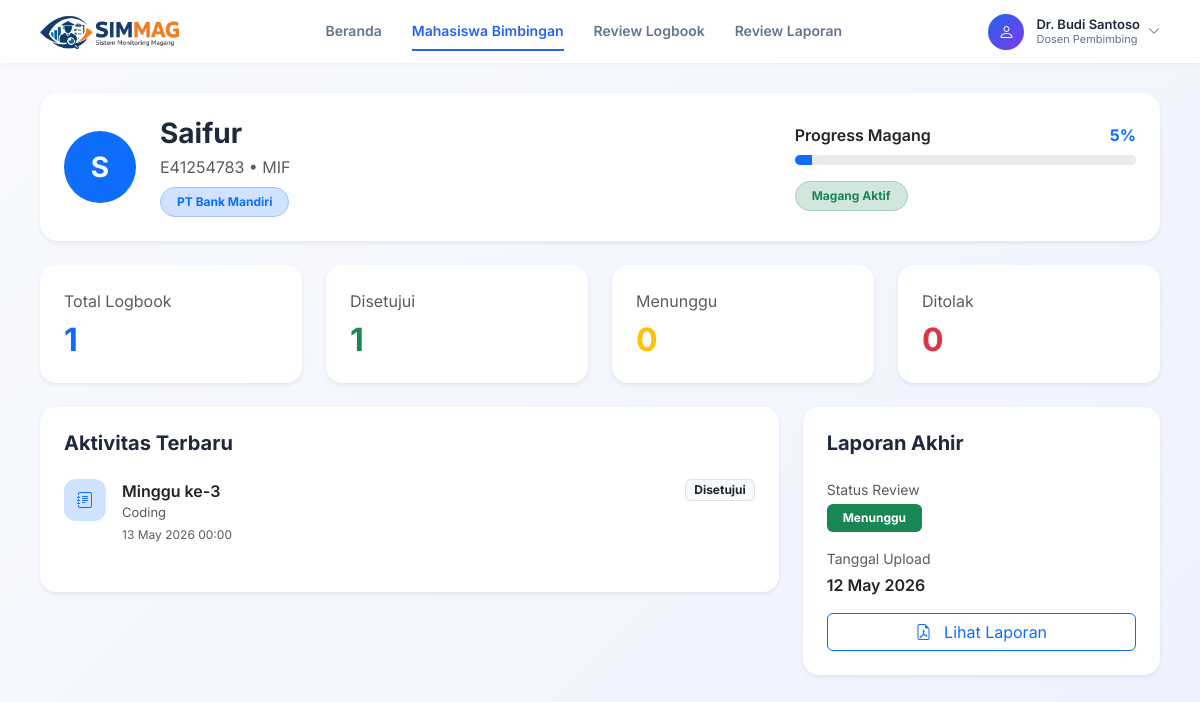
The app's page /dosen/detail_mahasiswa.php?id=7 (signed in) with its own data.
### tables this page shows
CREATE TABLE `dosen` (
  `id_dosen` int(11) NOT NULL,
  `NIP` varchar(20) NOT NULL,
  `NIDN` varchar(20) NOT NULL,
  `nama` varchar(100) NOT NULL,
  `email` varchar(100) NOT NULL,
  `password` varchar(255) NOT NULL,
  `status` varchar(20) DEFAULT 'Aktif',
  `no_hp` varchar(20) DEFAULT NULL
);

CREATE TABLE `pendaftaran_magang` (
  `id_pendaftaran` int(11) NOT NULL,
  `id_mahasiswa` int(11) NOT NULL,
  `id_koordinator` int(11) DEFAULT NULL,
  `id_dosen` int(11) DEFAULT NULL,
  `status_pendaftaran` varchar(20) NOT NULL DEFAULT 'pending',
  `tempat_magang` varchar(200) NOT NULL,
  `id_pengajuan` int(11) DEFAULT NULL,
  `tanggal_mulai` date DEFAULT NULL,
  `tanggal_selesai` date DEFAULT NULL
);

CREATE TABLE `mahasiswa` (
  `id_mahasiswa` int(11) NOT NULL,
  `NIM` varchar(20) NOT NULL,
  `nama` varchar(100) NOT NULL,
  `email` varchar(100) NOT NULL,
  `prodi` varchar(100) NOT NULL,
  `password` varchar(255) NOT NULL,
  `no_hp` varchar(20) DEFAULT NULL
);

CREATE TABLE `laporan_harian` (
  `id_laporan_harian` int(11) NOT NULL,
  `id_mahasiswa` int(11) NOT NULL,
  `kegiatan` text NOT NULL,
  `file_pendukung` varchar(255) DEFAULT NULL,
  `tanggal_submit` datetime NOT NULL DEFAULT current_timestamp(),
  `status` varchar(50) DEFAULT 'menunggu',
  `catatan_dosen` text DEFAULT NULL,
  `id_pendaftaran` int(11) DEFAULT NULL,
  `minggu_ke` int(11) DEFAULT NULL,
  `jam_masuk` time DEFAULT NULL,
  `jam_keluar` time DEFAULT NULL
);

CREATE TABLE `laporan_akhir` (
  `id_laporan_akhir` int(11) NOT NULL,
  `id_mahasiswa` int(11) NOT NULL,
  `file_laporan` varchar(255) NOT NULL,
  `tanggal_upload` date NOT NULL,
  `status_review` varchar(20) NOT NULL DEFAULT 'pending',
  `judul_laporan` varchar(255) DEFAULT NULL,
  `catatan_dosen` text DEFAULT NULL
);

### dosen/detail_mahasiswa.php (the view, shortened to what this page needs)
<?php
$user = $_SESSION['user'];
$id_mahasiswa = $_GET['id'] ?? 0;
$db = new Database();
$conn = $db->getConnection();
$stmtDosen = $conn->prepare("SELECT * FROM dosen WHERE id_dosen = ?");
$stmtDosen->execute([$user['id']]);
$dosen = $stmtDosen->fetch(PDO::FETCH_ASSOC);
$nama_dosen = $dosen['nama'];
$stmtMahasiswa = $conn->prepare("
    SELECT
        m.*,
        pm.tempat_magang,
        pm.tanggal_mulai,
        pm.tanggal_selesai,
        pm.status_pendaftaran
    FROM mahasiswa m
    LEFT JOIN pendaftaran_magang pm ON m.id_mahasiswa = pm.id_mahasiswa
    WHERE pm.id_dosen = ? AND m.id_mahasiswa = ?
    LIMIT 1
");
$stmtMahasiswa->execute([$user['id'], $id_mahasiswa]);
$mahasiswa = $stmtMahasiswa->fetch(PDO::FETCH_ASSOC);
$stmtStats = $conn->prepare("
    SELECT
        COUNT(*) AS total_logbook,
        SUM(CASE WHEN status = 'Disetujui' THEN 1 ELSE 0 END) AS total_disetujui,
        SUM(CASE WHEN status = 'Menunggu' THEN 1 ELSE 0 END) AS total_menunggu,
        SUM(CASE WHEN status = 'Ditolak' THEN 1 ELSE 0 END) AS total_ditolak,
        MAX(minggu_ke) AS minggu_terakhir
    FROM laporan_harian
    WHERE id_mahasiswa = ?
");
$stmtStats->execute([$id_mahasiswa]);
$stats = $stmtStats->fetch(PDO::FETCH_ASSOC);
$progress = 0;
if (!empty($mahasiswa['tanggal_mulai']) && !empty($mahasiswa['tanggal_selesai'])) {
    $start = strtotime($mahasiswa['tanggal_mulai']);
    $end = strtotime($mahasiswa['tanggal_selesai']);
    $today = time();
    $totalDuration = $end - $start;
    $currentDuration = $today - $start;
    $progress = ($totalDuration > 0)
        ? max(0, min(100, round(($currentDuration / $totalDuration) * 100)))
        : 0;
}
$stmtTimeline = $conn->prepare("
    SELECT *
    FROM laporan_harian
    WHERE id_mahasiswa = ?
    ORDER BY tanggal_submit DESC
    LIMIT 5
");
$stmtTimeline->execute([$id_mahasiswa]);
$timeline = $stmtTimeline->fetchAll(PDO::FETCH_ASSOC);
$stmtLaporan = $conn->prepare("
    SELECT *
    FROM laporan_akhir
    WHERE id_mahasiswa = ?
    LIMIT 1
");
$stmtLaporan->execute([$id_mahasiswa]);
$laporan = $stmtLaporan->fetch(PDO::FETCH_ASSOC);
?>
<!DOCTYPE html>
<html lang="id">
<head>
    <link href="https://cdn.jsdelivr.net/npm/bootstrap@5.3.0/dist/css/bootstrap.min.css" rel="stylesheet">
    <link href="https://cdn.jsdelivr.net/npm/bootstrap-icons/font/bootstrap-icons.css" rel="stylesheet">
    <link rel="stylesheet" href="assets/css/dosen.css">
</head>
<body>
    <div class="top-navbar">
        <div class="navbar-brand">
            <img src="../mahasiswa/assets/logo.png" alt="SIMMAG" style="height:35px;">
        </div>
        <div class="nav-center">
            <a href="dashboard.php">Beranda</a>
            <a href="mahasiswa_bimbingan.php" class="active">Mahasiswa Bimbingan</a>
            <a href="review_logbook.php">Review Logbook</a>
            <a href="review_laporan.php">Review Laporan</a>
        </div>
        <div class="nav-right">
            <div class="profile-section">
                <div class="profile-wrapper">
                    <div class="profile-info" id="profileToggle" style="cursor:pointer;">
                        <div class="profile-avatar"><i class="bi bi-person"></i></div>
                        <div class="profile-text">
                            <div class="name"><?= $nama_dosen ?></div>
                            <div class="role">Dosen Pembimbing</div>
                        </div>
                        <i class="bi bi-chevron-down ms-2 text-muted" style="font-size: 12px;"></i>
                    </div>
                </div>
            </div>
        </div>
    </div>
    <div class="main-container">
        <div class="card border-0 shadow-sm mb-4" style="border-radius: 18px;">
            <div class="card-body p-4">
                <div class="row align-items-center">
                    <div class="col-lg-8">
                        <div class="d-flex align-items-center">
                            <div class="bg-primary text-white rounded-circle d-flex align-items-center justify-content-center me-4" style="width: 72px; height: 72px; font-size: 28px; font-weight: 700;">
                                <?= strtoupper(substr($mahasiswa['nama'], 0, 1)) ?>
                            </div>
                            <div>
                                <h3 class="fw-bold mb-1" style="color: #1e293b;">
                                    <?= $mahasiswa['nama'] ?>
                                </h3>
                                <div class="text-muted mb-2">
                                    <?= $mahasiswa['NIM'] ?> • <?= $mahasiswa['prodi'] ?>
                                </div>
                                <div class="badge bg-primary-subtle text-primary border border-primary-subtle px-3 py-2 rounded-pill">
                                    <?= $mahasiswa['tempat_magang'] ?? '-' ?>
                                </div>
                            </div>
                        </div>
                    </div>
                    <div class="col-lg-4 mt-4 mt-lg-0">
                        <div class="mb-2 d-flex justify-content-between">
                            <span class="fw-semibold">Progress Magang</span>
                            <span class="text-primary fw-bold"><?= $progress ?>%</span>
                        </div>
                        <div class="progress" style="height: 10px; border-radius: 20px;">
                            <div class="progress-bar" style="width: <?= $progress ?>%;"></div>
                        </div>
                        <div class="mt-3">
                            <span class="badge bg-success-subtle text-success border border-success-subtle px-3 py-2 rounded-pill">
                                <?= $progress >= 100 ? 'Selesai Magang' : 'Magang Aktif' ?>
                            </span>
                        </div>
                    </div>
                </div>
            </div>
        </div>
        <div class="row g-4 mb-4">
            <div class="col-md-3">
                <div class="card border-0 shadow-sm" style="border-radius: 16px;">
                    <div class="card-body p-4">
                        <div class="text-muted mb-2">Total Logbook</div>
                        <h2 class="fw-bold text-primary mb-0"><?= $stats['total_logbook'] ?? 0 ?></h2>
                    </div>
                </div>
            </div>
            <div class="col-md-3">
                <div class="card border-0 shadow-sm" style="border-radius: 16px;">
                    <div class="card-body p-4">
                        <div class="text-muted mb-2">Disetujui</div>
                        <h2 class="fw-bold text-success mb-0"><?= $stats['total_disetujui'] ?? 0 ?></h2>
                    </div>
                </div>
            </div>
            <div class="col-md-3">
                <div class="card border-0 shadow-sm" style="border-radius: 16px;">
                    <div class="card-body p-4">
                        <div class="text-muted mb-2">Menunggu</div>
                        <h2 class="fw-bold text-warning mb-0"><?= $stats['total_menunggu'] ?? 0 ?></h2>
                    </div>
                </div>
            </div>
            <div class="col-md-3">
                <div class="card border-0 shadow-sm" style="border-radius: 16px;">
                    <div class="card-body p-4">
                        <div class="text-muted mb-2">Ditolak</div>
                        <h2 class="fw-bold text-danger mb-0"><?= $stats['total_ditolak'] ?? 0 ?></h2>
                    </div>
                </div>
            </div>
        </div>
        <div class="row g-4">
            <div class="col-lg-8">
                <div class="card border-0 shadow-sm" style="border-radius: 16px;">
                    <div class="card-body p-4">
                        <h5 class="fw-bold mb-4" style="color: #1e293b;">Aktivitas Terbaru</h5>
                        <?php foreach ($timeline as $log): ?>
                        <div class="d-flex mb-4">
                            <div class="me-3">
                                <div class="bg-primary-subtle text-primary d-flex align-items-center justify-content-center" style="width: 42px; height: 42px; border-radius: 12px;">
                                    <i class="bi bi-journal-text"></i>
                                </div>
                            </div>
                            <div class="flex-grow-1">
                                <div class="d-flex justify-content-between align-items-start">
                                    <div>
                                        <div class="fw-semibold text-dark">Minggu ke-<?= $log['minggu_ke'] ?></div>
                                        <div class="text-muted" style="font-size: 13px;">
                                            <?= htmlspecialchars($log['kegiatan']) ?>
                                        </div>
                                    </div>
                                    <span class="badge bg-light text-dark border"><?= $log['status'] ?></span>
                                </div>
                                <div class="text-muted mt-1" style="font-size: 12px;">
                                    <?= date('d F Y H:i', strtotime($log['tanggal_submit'])) ?>
                                </div>
                            </div>
                        </div>
                        <?php endforeach; ?>
                    </div>
                </div>
            </div>
            <div class="col-lg-4">
                <div class="card border-0 shadow-sm" style="border-radius: 16px;">
                    <div class="card-body p-4">
                        <h5 class="fw-bold mb-4" style="color: #1e293b;">Laporan Akhir</h5>
                        <?php if ($laporan): ?>
                        <div class="mb-3">
                            <div class="text-muted small mb-1">Status Review</div>
                            <span class="badge bg-success px-3 py-2"><?= $laporan['status_review'] ?></span>
                        </div>
                        <div class="mb-3">
                            <div class="text-muted small mb-1">Tanggal Upload</div>
                            <div class="fw-semibold">
                                <?= date('d F Y', strtotime($laporan['tanggal_upload'])) ?>
                            </div>
                        </div>
                        <a href="../uploads/<?= $laporan['file_laporan'] ?>" target="_blank" class="btn btn-outline-primary w-100">
                            <i class="bi bi-file-earmark-pdf me-2"></i> Lihat Laporan
                        </a>
                        <?php else: ?>
                        <div class="text-center text-muted py-4">
                            Belum ada laporan akhir
                        </div>
                        <?php endif; ?>
                    </div>
                </div>
            </div>
        </div>
    </div>
</body>
</html>

### dosen/assets/css/dosen.css (style rules this page uses)
body { font-family: 'Inter', sans-serif; background: linear-gradient(135deg, #f8fafc 0%, #eef2ff 100%); color: #1e293b; min-height: 100vh; margin: 0; padding: 0; }
.top-navbar { background-color: #ffffff; padding: 12px 40px; display: flex; align-items: center; justify-content: space-between; box-shadow: 0 1px 3px rgba(0,0,0,0.05); }
.navbar-brand img { height: 35px; }
.nav-center { display: flex; gap: 30px; }
.nav-center a { color: #64748b; text-decoration: none; font-weight: 600; font-size: 14px; padding: 8px 0; border-bottom: 2px solid transparent; transition: all 0.2s; }
.nav-center a:hover, .nav-center a.active { color: #2563eb; border-bottom: 2px solid #2563eb; }
.nav-right { display: flex; align-items: center; gap: 20px; }
.profile-section { display: flex; align-items: center; }
.profile-info { display: flex; align-items: center; }
.profile-avatar { width: 36px; height: 36px; border-radius: 50%; background: linear-gradient(135deg, #2563eb, #7c3aed); color: white; display: flex; align-items: center; justify-content: center; font-size: 16px; margin-right: 12px; }
.profile-text { line-height: 1.2; }
.profile-text .name { font-weight: 600; font-size: 13px; color: #1e293b; }
.profile-text .role { font-size: 11px; color: #64748b; }
.profile-wrapper { position: relative; }
.main-container { padding: 30px 40px; max-width: 1400px; margin: 0 auto; }

### records on screen
dosen: nama "Dr. Budi Santoso"
pendaftaran_magang: id_mahasiswa.nama "S", id_mahasiswa.nama "Saifur", id_mahasiswa.NIM "E41254783", id_mahasiswa.prodi "MIF", tempat_magang "PT Bank Mandiri", progress "5"
laporan_harian: minggu_ke "3", kegiatan "Coding", status "Disetujui", tanggal_submit "13 May 2026 00:00"
laporan_akhir: status_review "Menunggu", tanggal_upload "12 May 2026"

### other values on screen
$stats['total_logbook'] "1"
$stats['total_disetujui'] "1"
$stats['total_menunggu'] "0"
$stats['total_ditolak'] "0"
